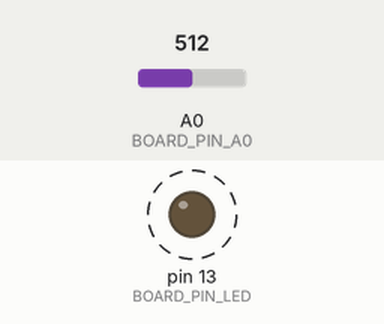
Recording of a program running on a simulated Arduino Leonardo, built with avr-gcc and run on an emulated ATmega32U4. Parts: output pins drawn as LEDs (lit = HIGH). Dashed ring = blinking. Inputs (shaded band) come from the test bench; at power-on: A0 (BOARD_PIN_A0) = 512. EEPROM starts erased; what the program prints to the serial monitor is not drawn.

Above: at 0.2 s.
Timing chart, 0 to 3.0 s (numbered marks = the images above):
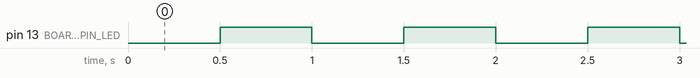

Measured:
- by itself, pin 13 (BOARD_PIN_LED): alternates HIGH for 0.50 s and LOW for 0.50 s

The program:

main.cpp
```cpp
/*
 * Beetle (ATmega32U4) — full bring-up.
 *
 * Non-blocking LED heartbeat, USB-CDC status report, ADC sample, EEPROM boot
 * counter and a free-RAM watch. Demonstrates the four things a 32U4 project
 * has to get right and that an ATmega328P project does not:
 *
 *   - never block on USB          (`while (!Serial)` hangs forever off a PC;
 *                                  `if (Serial)` is the non-blocking form)
 *   - keep the sketch responsive  (uploads go through the running sketch's
 *                                  CDC port at 1200 baud — a sketch stuck in
 *                                  a tight loop with interrupts off cannot be
 *                                  replaced without a manual ICSP reset)
 *   - the F() macro               (2,560 B of SRAM, of which the USB CDC
 *                                  stack has already spent ~150 B)
 *   - EEPROM with update semantics (put() writes only changed bytes;
 *                                  100 k cycles/cell)
 */

#include <Arduino.h>
#include <EEPROM.h>
#include <avr/wdt.h>

#include "board.h"

#define HEARTBEAT_MS   500u   /* toggling every 500 ms = 1 Hz blink */
#define REPORT_MS     5000u   /* serial report cadence              */

struct boot_log_t {
    uint32_t boots;          /* increments once per power-up/reset cycle */
    uint32_t last_uptime_s;  /* how long the previous run lasted         */
};

static uint32_t last_beat_ms   = 0;
static uint32_t last_report_ms = 0;
static bool     led_state      = false;

/* Free bytes between the heap end and the current stack pointer. Below
 * ~250 B, stop adding features: the heap/stack collision on this part shows
 * up as random variable corruption, never as an out-of-memory error. */
static int free_ram(void)
{
    extern int __heap_start, *__brkval;
    int v;
    return (int)&v - (__brkval == 0 ? (int)&__heap_start : (int)__brkval);
}

void setup()
{
    /* Kill the watchdog first. Caterina (the Leonardo/Beetle bootloader)
     * uses the WDT itself to hand control to the sketch, so a sketch that
     * leaves the WDT armed with a short timeout reset-loops the board
     * faster than the 8 s bootloader window can be caught. */
    MCUSR = 0;
    wdt_disable();

    pinMode(BOARD_PIN_LED, OUTPUT);

    /* The baud rate is a formality: Serial here is USB CDC, not a UART. */
    Serial.begin(115200);

    boot_log_t log;
    EEPROM.get(0, log);                 /* reads never wear the cell */
    if (log.boots == 0xFFFFFFFFul) {    /* first run on a blank chip */
        log.boots = 0;
        log.last_uptime_s = 0;
    }
    log.boots++;
    EEPROM.put(0, log);   /* put() = update semantics: only changed bytes burn */

    /* No `while (!Serial)` — that waits for a host to open the port and
     * hangs a battery-powered Beetle in setup() forever. Give the host a
     * moment to enumerate, then carry on regardless. */
    const uint32_t deadline = millis() + 2000u;
    while (!Serial && millis() < deadline) { /* spin, but with an exit */ }

    Serial.print(F("# Beetle up, boot "));
    Serial.print(log.boots);
    Serial.print(F(", previous run "));
    Serial.print(log.last_uptime_s);
    Serial.println(F(" s"));
}

void loop()
{
    const uint32_t now = millis();

    if (now - last_beat_ms >= HEARTBEAT_MS) {   /* never delay() in loop() */
        last_beat_ms = now;
        led_state = !led_state;
        digitalWrite(BOARD_PIN_LED, led_state);
    }

    if (now - last_report_ms >= REPORT_MS) {
        last_report_ms = now;

        boot_log_t log;
        EEPROM.get(0, log);
        log.last_uptime_s = now / 1000;
        EEPROM.put(0, log);

        /* `if (Serial)` is false while no host has the port open. Skipping
         * the print keeps the sketch running at full speed off USB power. */
        if (Serial) {
            Serial.print(F("up "));
            Serial.print(now / 1000);
            Serial.print(F(" s, free RAM "));
            Serial.print(free_ram());
            Serial.print(F(" B, A0 "));
            Serial.println(analogRead(BOARD_PIN_A0));
        }
    }
}
```

board.h
```cpp
#ifndef BOARD_H
#define BOARD_H

/*
 * Pin map — CJMCU / DFRobot Beetle (Mini Arduino Leonardo), ATmega32U4
 * @ 16 MHz, 5 V logic, 21 x 28 mm.
 *
 * Source: DFRobot's own "IO Port Mapping in correspondence with Arduino Port"
 * table (Beetle SKU:DFR0282), crossed with the Arduino AVR core's leonardo
 * variant (pins_arduino.h) — see ../reference/board-hardware.md §2. The
 * Beetle brings out 10 of the
 * ATmega32U4's 26 I/O lines; everything else in the Leonardo pin numbering
 * exists in software but goes nowhere on this board.
 *
 * EXPOSED (castellated edge pads):
 *   RX TX SDA SCL 9 10 11 A0 A1 A2  + two power pads marked "+" and "-"
 *
 * NOT EXPOSED (do not reference them; they compile and do nothing):
 *   D4 D5 D6 D7 D8 D12 D13 A3 A4 A5, and the TX/RX LED pins D30/D17.
 *   SPI (D14/D15/D16) is on unlabelled test pads — see the note below.
 */

/* ---- the ten pads ------------------------------------------------------ */

#define BOARD_PIN_RX        0    /* PD2  Serial1 RXD1, INT2                  */
#define BOARD_PIN_TX        1    /* PD3  Serial1 TXD1, INT3                  */
#define BOARD_PIN_SDA       2    /* PD1  Wire SDA, INT1                      */
#define BOARD_PIN_SCL       3    /* PD0  Wire SCL, INT0, PWM (Timer0 OC0B)   */

#define BOARD_PIN_D9        9    /* PB5  PWM (Timer1 OC1A), ADC12 = A9       */
#define BOARD_PIN_D10      10    /* PB6  PWM (Timer1 OC1B), ADC13 = A10      */
#define BOARD_PIN_D11      11    /* PB7  PWM (Timer0 OC0A), PCINT7           */

/* The same four pads under their plain Arduino numbers, for when D0-D3 are
   used as GPIO or interrupt inputs rather than as UART/I2C. */
#define BOARD_PIN_D0       BOARD_PIN_RX
#define BOARD_PIN_D1       BOARD_PIN_TX
#define BOARD_PIN_D2       BOARD_PIN_SDA
#define BOARD_PIN_D3       BOARD_PIN_SCL

#define BOARD_PIN_A0       A0    /* = D18, PF7, ADC7  — also JTAG TDI        */
#define BOARD_PIN_A1       A1    /* = D19, PF6, ADC6  — also JTAG TDO        */
#define BOARD_PIN_A2       A2    /* = D20, PF5, ADC5  — also JTAG TMS        */

/*
 * ADC: 10-bit, 0-5 V. FIVE channels reach the pads — A0, A1, A2 and the
 * dual-role D9/D10. Read the latter through the A9/A10 *constants*:
 * analogRead() on this core interprets a bare small integer as an ANALOG
 * channel index, not a digital pin, so analogRead(2) samples A2 (PF5), not
 * the SDA pad.
 */
#define BOARD_PIN_A9       A9    /* = D9,  PB5, ADC12                        */
#define BOARD_PIN_A10      A10   /* = D10, PB6, ADC13                        */

/*
 * PWM: exactly four pads, and which timer each one rents matters more here
 * than on any other Arduino board, because two of the four are on Timer0 —
 * the timer that IS millis()/micros()/delay().
 *
 *   D3   Timer0 OC0B  ~977 Hz   } Timer0 — reconfiguring it breaks delay().
 *   D11  Timer0 OC0A  ~977 Hz   }   Fast PWM, /64 -> 16e6/(64*256)
 *   D9   Timer1 OC1A  ~490 Hz   } Timer1 — the Servo library takes both.
 *   D10  Timer1 OC1B  ~490 Hz   }   Phase-correct, /64 -> 16e6/(64*510)
 *
 * The two frequencies are not a typo: the core runs Timer0 in fast-PWM and
 * Timer1 in phase-correct mode (cores/arduino/wiring.c init()), so the two
 * halves of your PWM budget hum at different pitches. Audible if you are
 * driving anything mechanical.
 *
 * tone() takes Timer3, whose only output (OC3A = D5) is not on a Beetle pad:
 * tone() therefore costs no PWM here, unlike on an Uno/Nano.
 */
#define BOARD_PIN_PWM_D3    3
#define BOARD_PIN_PWM_D9    9
#define BOARD_PIN_PWM_D10  10
#define BOARD_PIN_PWM_D11  11

/*
 * External interrupts: FOUR of them reach the pads (an Uno/Nano has two).
 * Always go through digitalPinToInterrupt() — the pin-to-INTn mapping on the
 * 32U4 is deliberately scrambled relative to the pin numbers.
 *
 *   D3 -> INT0    D2 -> INT1    D0 -> INT2    D1 -> INT3
 *
 * Pin-change interrupts are available on D9, D10, D11 (PCINT5/6/7, all in
 * the single PCINT0 vector).
 */
#define BOARD_PIN_INT_D0    0
#define BOARD_PIN_INT_D1    1
#define BOARD_PIN_INT_D2    2
#define BOARD_PIN_INT_D3    3

/*
 * The onboard LED is on D13 (PC7) and the pad is NOT brought out — you can
 * blink it, you cannot wire to it. Active HIGH.
 *
 * Clone caveat: a handful of Beetle clones populate no D13 LED. If the
 * minimal blink stays dark, the board is alive but has no LED there; fall
 * back to the TX LED (D30, PD5) or RX LED (D17, PB0), both ACTIVE-LOW, or
 * to a real LED on D9/D10/D11.
 */
#define BOARD_PIN_LED      LED_BUILTIN   /* = 13, PC7, on = HIGH */

/*
 * SPI lives on the SIX DOTS ON THE BACK, which DFRobot document as a standard
 * 6-pin ICSP interface. That same array is the board's only reset:
 *
 *   ICSP 1 MISO  = D14 = PB3 (QFN pin 11)   ICSP 2 VCC
 *   ICSP 3 SCK   = D15 = PB1 (QFN pin 9)    ICSP 4 MOSI = D16 = PB2 (pin 10)
 *   ICSP 5 RESET       (QFN pin 13)         ICSP 6 GND
 *
 * Note SS (D17 = PB0, QFN pin 7) is NOT on that header — use any edge pad for
 * chip-select instead. Shorting ICSP 5 to ICSP 6 resets the board into the
 * bootloader for 8 s; that is the recovery procedure for everything.
 */
#define BOARD_PIN_MISO     14   /* PB3, ICSP 1 */
#define BOARD_PIN_SCK      15   /* PB1, ICSP 3 */
#define BOARD_PIN_MOSI     16   /* PB2, ICSP 4 */
#define BOARD_PIN_SS       17   /* PB0 — NOT on the ICSP header; also RX LED */

/*
 * Serial ports — two of them, and they are NOT the same object:
 *   Serial   = USB CDC over the micro-USB connector. No baud rate; disappears
 *              from the host when the sketch resets. `while (!Serial);` blocks
 *              forever on a battery-powered board.
 *   Serial1  = the hardware UART on the TX/RX pads (D1/D0). A genuinely free
 *              UART — unlike an Uno/Nano, nothing else is wired to it.
 *
 * Power — DFRobot's own numbers (see ../reference/board-hardware.md §4):
 *   4.5-5 V reliable · 3-4.5 V "may work, reliability not guaranteed" ·
 *   6 V DAMAGES THE BOARD. No regulator, no VIN, no 3V3 output.
 *   Feeding "+" while USB is plugged in shorts your supply to the host VBUS.
 *   Large loads (motors, relays): feed them from the supply DIRECTLY, not
 *   through the board, with >= 10 uF in parallel — otherwise the transient
 *   resets the MCU and it looks exactly like a firmware bug.
 *   All I/O are 5 V push-pull.
 */

#endif /* BOARD_H */
```
